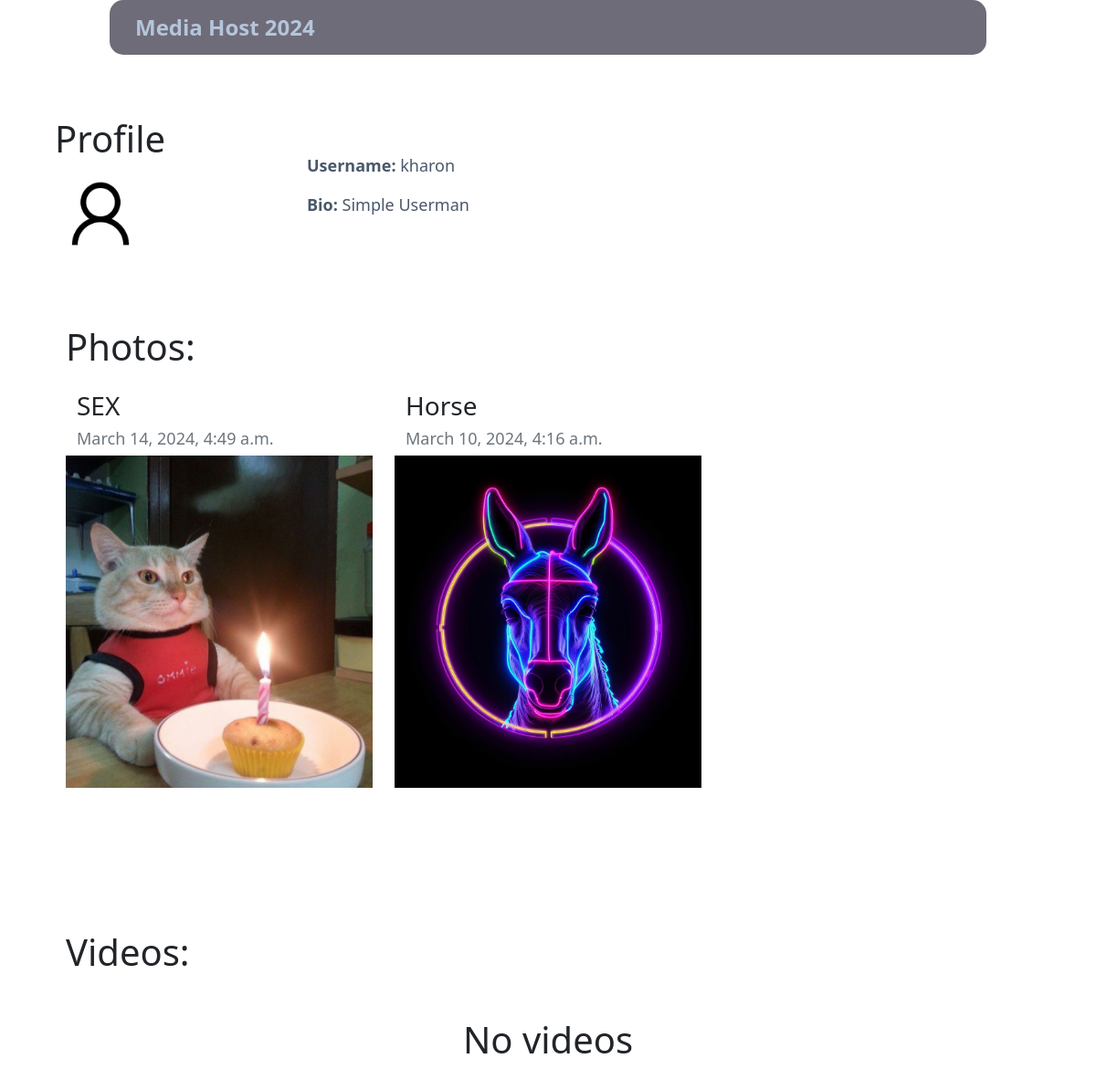
The page /profile/kharon on the database its author committed.
### main/models.py (models this page shows, shortened)
class Profile(models.Model):
    user = models.OneToOneField(User, null=True, on_delete=models.CASCADE)
    bio = models.TextField(null=True, blank=True)
    profile_pic = models.ImageField(null=True, blank=True, upload_to="images/profile/")
    def __str__(self):
        return str(self.user)

class Photo(models.Model):
    title = models.CharField(max_length=30)
    created_by = models.ForeignKey(get_user_model(), on_delete=models.PROTECT)
    album = models.ForeignKey(Album, null=True, on_delete=models.CASCADE)
    created_at = models.DateTimeField(auto_now_add=True)
    image = models.ImageField()
    class Meta:
        verbose_name = 'Photo'
        verbose_name_plural = 'Photos'

### main/views.py (the view)
# urls.py: path('profile/<username>', ProfileView.as_view(), name='profile'),
class ProfileView(TemplateView):
    model = Profile
    template_name = 'profile.html'
    def get_context_data(self, **kwargs):
        context = super().get_context_data(**kwargs)
        username = self.kwargs.get("username")
        uid = get_object_or_404(User, username=username)
        page_user = get_object_or_404(Profile, id=uid.id)
        context['page_user'] = page_user
        context['photos'] = Photo.objects.all().filter(created_by=uid).order_by("-created_at")
        context['videos'] = Video.objects.all().filter(created_by=uid).order_by("-created_at")
        return context

### main/templates/profile.html (shortened to what this page needs)
{% extends 'layout.html' %}
{% load static %}
{% block content %}
<br>
<div class="row mt-5 mb-5">
    <div class="col-3 mt-2">
        <h1>Profile</h1>
        <div class="card-body">
        {% if user.profile.profile_pic %}
          <img src="{{ profile.profile_pic.url }}" height=100 width=100><br><br>
        {% else %}
          <img src="{% static 'images\user.png' %}" height=100 width=100><br><br>
        {% endif %}
        </div>
    </div>
    <div class="col-6 mt-5">
        <p><strong>Username:</strong> {{ page_user }}</p>
        <p><strong>Bio:</strong> {{ page_user.bio }}</p><br><br>
    </div>
</div>
<div class="container my-10">
    <h1>Photos:</h1>
    <div class="row my-2">
    {% for n in photos %}
        <div class="col-md-4 my-3">
            <div class="container">
                <h3>{{ n.title }}</h3>
                <h5 class="text-secondary">{{ n.created_at }}</h5>
            </div>
            <img style="width: 100%; height: 70%; object-fit: cover;"  src="{{ n.image.url }}">
        </div>
    {% endfor %}
    </div>
</div>
<br>
<br>
<div class="container my-10">
    <h1>Videos:</h1>
    {% if videos %}
    <div class="row my-2">
        {% if request.user.id == page_user.id %}
        <div class="col-md-4 my-3 mt-5 text-center">
            <h4>Add video</h4>
            <a href="{% url 'upload_video' %}">
                <img style="width: 70%;"  src="{% static 'images\add_photo.png' %}">
            </a>
        </div>
        {% endif %}
    {% for x in videos %}
        <div class="col-md-4 my-3">
            <div class="container">
                <h3>{{ x.caption }}</h3>
                <h5 class="text-secondary">{{ x.album }}</h5>
                <h5 class="text-secondary">{{ x.created_at }}</h5>
            </div>
            <video class="embed-responsive embed-responsive-4by3" style="width: 100%; height: 70%; object-fit: cover;" controls="controls">
                <source src="{{ x.video.url }}" type="video/mp4" />
            </video>
        </div>
    {% endfor %}
    </div>
    {% else %}
        <h1 class="text-center my-5">No videos</h1>
    {% endif %}
</div>
{% endblock %}

### main/static/css/styles.css (style rules this page uses)
p { color: #4A586A; font-size: 18px; }
h5 { font-size: 18px; }

### rows shown on the page
Profile: user.username "kharon", bio "Simple Userman"
Photo: title "SEX", created_at "March 14, 2024, 4:49 a.m.", image (picture)
Photo: title "Horse", created_at "March 10, 2024, 4:16 a.m.", image (picture)
